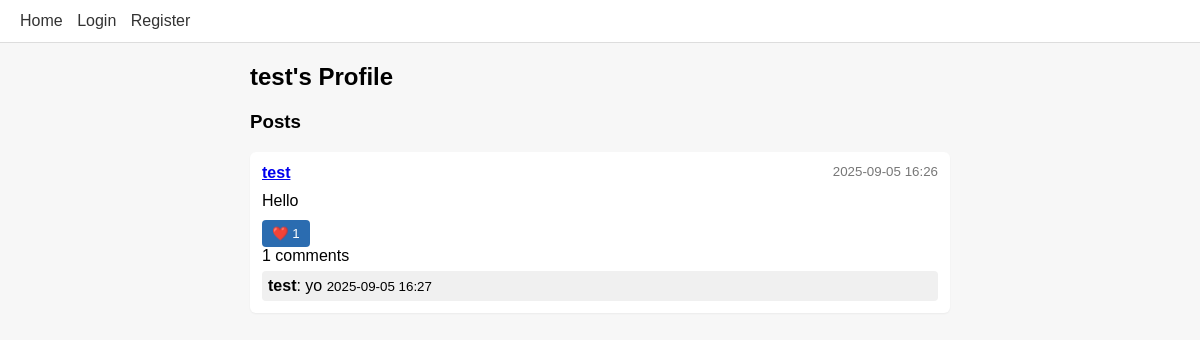
The app's page /user/test with its own data.
### app.py (models this page shows, shortened)
class User(db.Model, UserMixin):
    id = db.Column(db.Integer, primary_key=True)
    username = db.Column(db.String(80), unique=True, nullable=False)
    email = db.Column(db.String(120), unique=True, nullable=False)
    password_hash = db.Column(db.String(128), nullable=False)
    bio = db.Column(db.String(300), default='')
    posts = db.relationship('Post', backref='author', cascade="all, delete-orphan")

class Post(db.Model):
    id = db.Column(db.Integer, primary_key=True)
    content = db.Column(db.String(1000), nullable=False)
    user_id = db.Column(db.Integer, db.ForeignKey('user.id'))
    created_at = db.Column(db.DateTime, default=datetime.utcnow)
    comments = db.relationship('Comment', backref='post', cascade="all, delete-orphan")
    likes = db.relationship('Like', backref='post', cascade="all, delete-orphan")

class Comment(db.Model):
    id = db.Column(db.Integer, primary_key=True)
    content = db.Column(db.String(500), nullable=False)
    user_id = db.Column(db.Integer, db.ForeignKey('user.id'))
    post_id = db.Column(db.Integer, db.ForeignKey('post.id'))
    created_at = db.Column(db.DateTime, default=datetime.utcnow)

### app.py (the view)
@app.route('/user/<username>')
def profile(username):
    user = User.query.filter_by(username=username).first_or_404()
    return render_template('profile.html', user=user)

### templates/profile.html (shortened to what this page needs)
{% extends 'base.html' %}
{% block content %}
  <h2>{{ user.username }}'s Profile</h2>
  <h3>Posts</h3>
  {% for post in user.posts %}
    {% include 'post_card.html' %}
  {% else %}
    <p>No posts yet.</p>
  {% endfor %}
{% endblock %}

### templates/post_card.html (shortened to what this page needs)
<div class="post">
  <div class="post-header">
    <strong><a href="{{ url_for('profile', username=post.author.username) }}">{{ post.author.username }}</a></strong>
    <small>{{ post.created_at.strftime('%Y-%m-%d %H:%M') }}</small>
  </div>
  <div class="post-body">{{ post.content }}</div>
  <div class="post-actions">
    <form method="post" action="{{ url_for('like_post', post_id=post.id) }}">
      <button type="submit">❤️ {{ post.likes|length }}</button>
    </form>
    <span>{{ post.comments|length }} comments</span>
  </div>
  <div class="comments">
    {% for c in post.comments %}
      <div class="comment">
        <strong>{{ c.post.author.username }}</strong>: {{ c.content }}
        <small>{{ c.created_at.strftime('%Y-%m-%d %H:%M') }}</small>
      </div>
    {% endfor %}
  </div>
</div>

### static/style.css (style rules this page uses)
body { font-family: Arial, sans-serif; background: #f7f7f7; margin: 0; }
.post { background: #fff; padding: 12px; margin-bottom: 15px; border-radius: 6px; box-shadow: 0 1px 2px rgba(0,0,0,0.05); }
.post-header { display: flex; justify-content: space-between; color: #777; }
.post-body { margin: 10px 0; }
.post-actions { margin-top: 10px; }
.comment { background: #f0f0f0; padding: 6px; border-radius: 4px; margin-top: 6px; }
button { background: #2b6cb0; color: white; border: none; padding: 6px 10px; border-radius: 4px; cursor: pointer; }

### records on screen
User: username "test"
Post: author.username "test", created_at "2025-09-05 16:26", content "Hello", likes|length "1", comments|length "1"
Comment: post.author.username "test", content "yo", created_at "2025-09-05 16:27"
